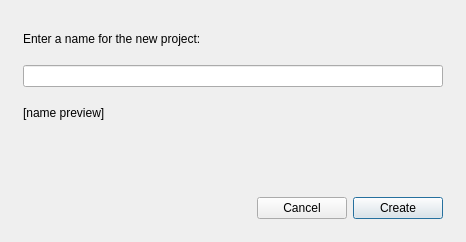
<?xml version="1.0" encoding="UTF-8"?>
<ui version="4.0">
 <class>NewProjectForm</class>
 <widget class="QWidget" name="NewProjectForm">
  <property name="geometry">
   <rect>
    <x>0</x>
    <y>0</y>
    <width>466</width>
    <height>242</height>
   </rect>
  </property>
  <property name="windowTitle">
   <string>Form</string>
  </property>
  <layout class="QVBoxLayout" name="verticalLayout">
   <item>
    <layout class="QVBoxLayout" name="verticalLayout_2" stretch="0,0,0,1">
     <property name="spacing">
      <number>10</number>
     </property>
     <property name="leftMargin">
      <number>12</number>
     </property>
     <property name="topMargin">
      <number>12</number>
     </property>
     <property name="rightMargin">
      <number>12</number>
     </property>
     <item>
      <widget class="QLabel" name="info_label">
       <property name="minimumSize">
        <size>
         <width>0</width>
         <height>32</height>
        </size>
       </property>
       <property name="text">
        <string>Enter a name for the new project:</string>
       </property>
       <property name="wordWrap">
        <bool>true</bool>
       </property>
      </widget>
     </item>
     <item>
      <widget class="QLineEdit" name="name_edit">
       <property name="minimumSize">
        <size>
         <width>0</width>
         <height>22</height>
        </size>
       </property>
       <property name="echoMode">
        <enum>QLineEdit::Password</enum>
       </property>
      </widget>
     </item>
     <item>
      <widget class="QLabel" name="preview_label">
       <property name="minimumSize">
        <size>
         <width>0</width>
         <height>32</height>
        </size>
       </property>
       <property name="text">
        <string>[name preview]</string>
       </property>
       <property name="wordWrap">
        <bool>true</bool>
       </property>
      </widget>
     </item>
     <item>
      <spacer name="verticalSpacer_2">
       <property name="orientation">
        <enum>Qt::Vertical</enum>
       </property>
       <property name="sizeHint" stdset="0">
        <size>
         <width>20</width>
         <height>0</height>
        </size>
       </property>
      </spacer>
     </item>
    </layout>
   </item>
   <item>
    <layout class="QHBoxLayout" name="horizontalLayout_3">
     <property name="leftMargin">
      <number>12</number>
     </property>
     <property name="topMargin">
      <number>8</number>
     </property>
     <property name="rightMargin">
      <number>12</number>
     </property>
     <property name="bottomMargin">
      <number>12</number>
     </property>
     <item>
      <spacer name="horizontalSpacer">
       <property name="orientation">
        <enum>Qt::Horizontal</enum>
       </property>
       <property name="sizeHint" stdset="0">
        <size>
         <width>0</width>
         <height>20</height>
        </size>
       </property>
      </spacer>
     </item>
     <item>
      <widget class="QPushButton" name="cancel_btn">
       <property name="minimumSize">
        <size>
         <width>90</width>
         <height>0</height>
        </size>
       </property>
       <property name="text">
        <string>Cancel</string>
       </property>
      </widget>
     </item>
     <item>
      <widget class="QPushButton" name="create_btn">
       <property name="minimumSize">
        <size>
         <width>90</width>
         <height>0</height>
        </size>
       </property>
       <property name="text">
        <string>Create</string>
       </property>
       <property name="default">
        <bool>true</bool>
       </property>
      </widget>
     </item>
    </layout>
   </item>
  </layout>
 </widget>
 <resources>
  <include location="resources.qrc"/>
 </resources>
 <connections/>
</ui>
